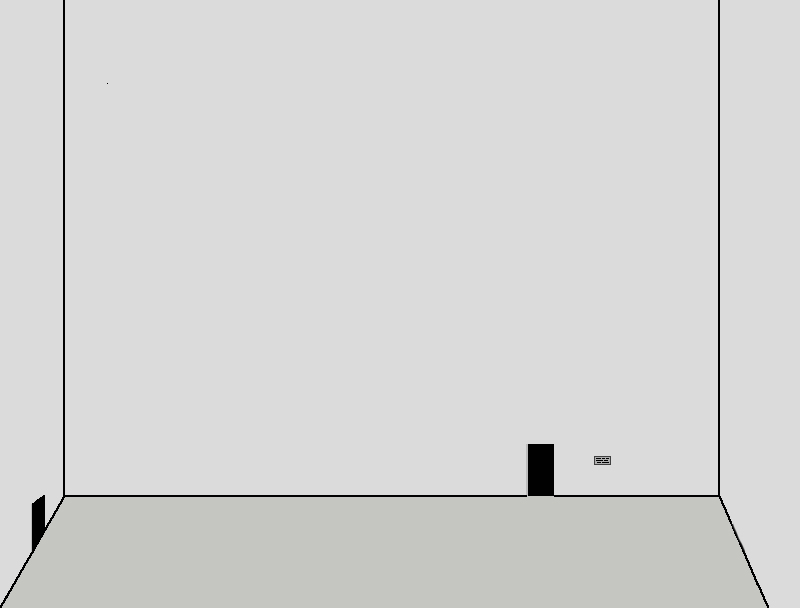

Rendered tile map (Tiled .tmx) drawn with the repository's tilesets; below, a short description and the map source with its tile grids summarised:
An orthogonal 50x38 tile map with 16x16 px tiles, 1 tile layer (Tile Layer 1) and 8 objects (4x door, 4x sign).

<map version="1.0" orientation="orthogonal" renderorder="right-down" width="50" height="38" tilewidth="16" tileheight="16" nextobjectid="42">
 <tileset firstgid="1" name="viewing4" tilewidth="16" tileheight="16">
  <image source="viewing4.png" width="800" height="608" />
 </tileset>
 <layer name="Tile Layer 1" width="50" height="38">
  <data>[1900 cells, 1900 non-empty, 1835 distinct tile ids]</data>
 </layer>
 <objectgroup name="Object Layer 1">
  <object id="2" name="door" gid="1703" x="32" y="560" width="16" height="16">
   <properties>
    <property name="targetTilemap" value="viewing3" />
    <property name="type" value="door" />
   </properties>
  </object>
  <object id="3" name="door" gid="1653" x="32" y="544" width="16" height="16">
   <properties>
    <property name="targetTilemap" value="viewing3" />
    <property name="type" value="door" />
   </properties>
  </object>
  <object id="5" name="door" gid="1534" x="528" y="496" width="16" height="16">
   <properties>
    <property name="targetTilemap" value="viewing5" />
    <property name="type" value="door" />
   </properties>
  </object>
  <object id="6" name="door" gid="1535" x="544" y="496" width="16" height="16">
   <properties>
    <property name="targetTilemap" value="viewing5" />
    <property name="type" value="door" />
   </properties>
  </object>
  <object id="34" name="sign" gid="1436" x="592" y="464" width="16" height="16" />
  <object id="35" name="sign" gid="1437" x="608" y="464" width="16" height="16" />
  <object id="40" name="sign" gid="1537" x="592" y="496" width="16" height="16">
   <properties>
    <property name="type" value="sign" />
   </properties>
  </object>
  <object id="41" name="sign" gid="1537" x="608" y="496" width="16" height="16">
   <properties>
    <property name="type" value="sign" />
   </properties>
  </object>
 </objectgroup>
</map>
